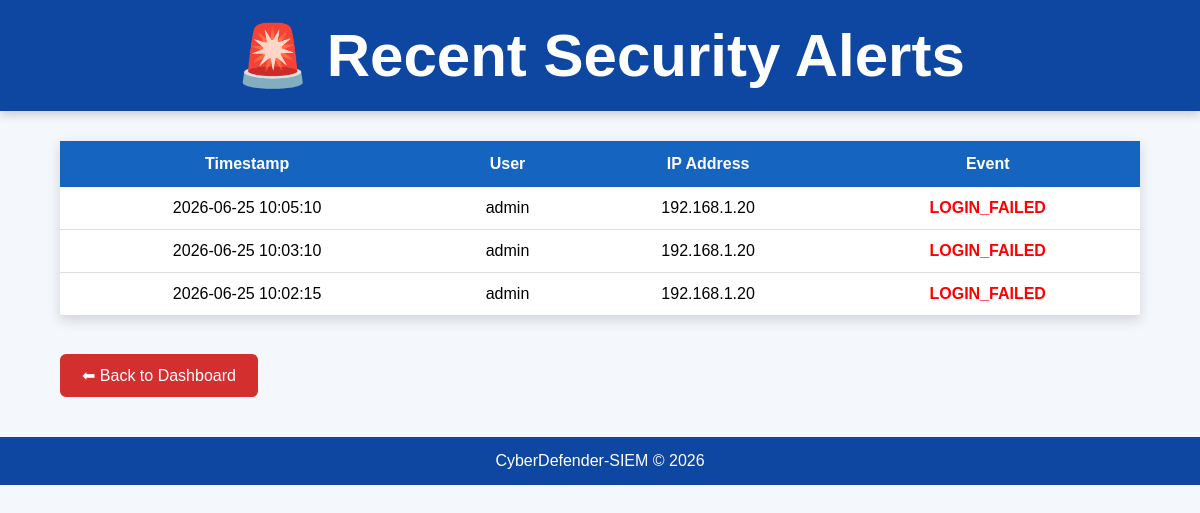
Page /alerts on the earlier database version.
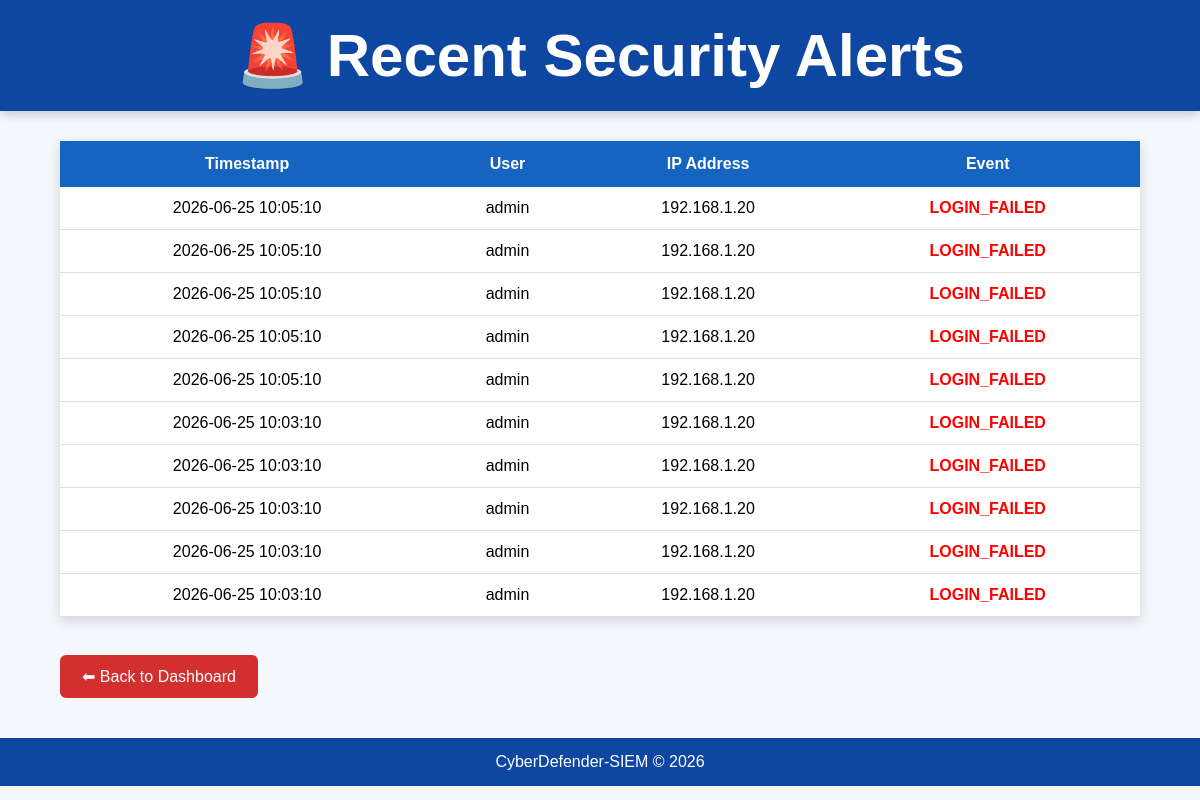
Same page on the later database version.
### tables this page shows
CREATE TABLE logs(
    id INTEGER PRIMARY KEY AUTOINCREMENT,
    timestamp TEXT,
    event TEXT,
    user TEXT,
    ip TEXT
);

### src/web_dashboard.py (the view)
@app.route("/alerts")
def alerts():
    conn = sqlite3.connect(DATABASE)
    cursor = conn.cursor()
    cursor.execute("""
        SELECT timestamp,user,ip,event
        FROM logs
        WHERE event='LOGIN_FAILED'
        ORDER BY timestamp DESC
        LIMIT 10
    """)
    alerts = cursor.fetchall()
    conn.close()
    return render_template(
        "alerts.html",
        alerts=alerts
    )

### templates/alerts.html (shortened to what this page needs)
<!DOCTYPE html>
<html lang="en">
<head>
<link rel="stylesheet"
href="{{ url_for('static', filename='css/style.css') }}">
</head>
<body>
<header>
<h1>🚨 Recent Security Alerts</h1>
</header>
<div class="container">
<table>
<tr>
<th>Timestamp</th>
<th>User</th>
<th>IP Address</th>
<th>Event</th>
</tr>
{% for alert in alerts %}
<tr>
<td>{{ alert[0] }}</td>
<td>{{ alert[1] }}</td>
<td>{{ alert[2] }}</td>
<td>
<span class="failed-text">
{{ alert[3] }}
</span>
</td>
</tr>
{% endfor %}
</table>
<br>
<a class="alerts-btn" href="/">
⬅ Back to Dashboard
</a>
</div>
<footer>
CyberDefender-SIEM © 2026
</footer>
</body>
</html>

Differences in the rows shown:
no longer on this page (row unchanged): logs: timestamp "2026-06-25 10:02:15", user "admin", ip "192.168.1.20", event "LOGIN_FAILED"
added logs: timestamp "2026-06-25 10:05:10", user "admin", ip "192.168.1.20", event "LOGIN_FAILED"
added logs: timestamp "2026-06-25 10:05:10", user "admin", ip "192.168.1.20", event "LOGIN_FAILED"
added logs: timestamp "2026-06-25 10:05:10", user "admin", ip "192.168.1.20", event "LOGIN_FAILED"
added logs: timestamp "2026-06-25 10:05:10", user "admin", ip "192.168.1.20", event "LOGIN_FAILED"
added logs: timestamp "2026-06-25 10:03:10", user "admin", ip "192.168.1.20", event "LOGIN_FAILED"
added logs: timestamp "2026-06-25 10:03:10", user "admin", ip "192.168.1.20", event "LOGIN_FAILED"
added logs: timestamp "2026-06-25 10:03:10", user "admin", ip "192.168.1.20", event "LOGIN_FAILED"
added logs: timestamp "2026-06-25 10:03:10", user "admin", ip "192.168.1.20", event "LOGIN_FAILED"
